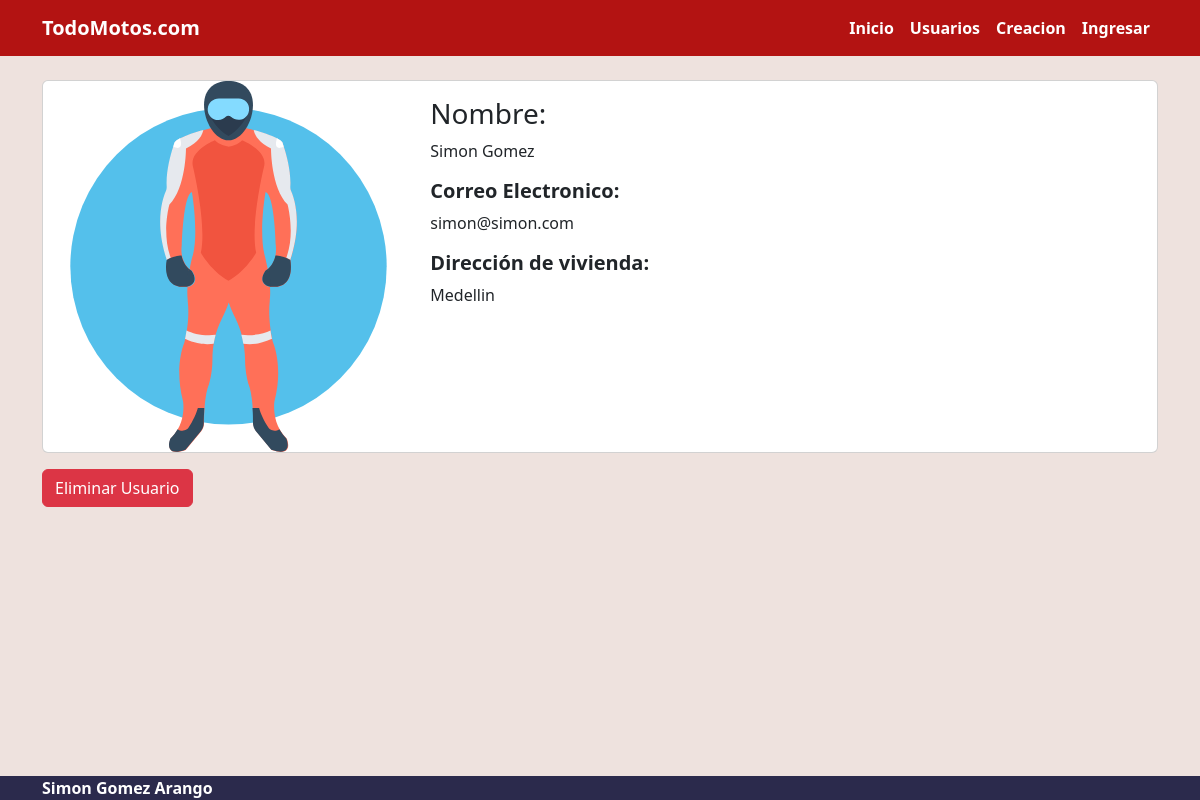
/list/5, run on the app's committed database.
### Customers/models.py (models this page shows, shortened)
class CustomerUser(AbstractUser):
    username = None
    email = models.EmailField( unique=True)
    address = models.CharField(max_length=100)
    USERNAME_FIELD = 'email'
    REQUIRED_FIELDS = [
        'address'
    ]

### Customers/views.py (the view, shortened to what this page needs)
# urls.py: path('list/<str:id>',CustomerView.as_view(),name='customer'),
class CustomerView(View):
    template_name = 'customer/customer.html'
    def get(self, request, id):
        viewData = {}
        try:
            customer_id = int(id)
            if customer_id < 1:
                raise ValueError("Product id must be 1 or greater")
            customer = get_object_or_404(CustomerUser, pk=customer_id)
        except:
            return redirect('home')
        viewData["customer"] = customer
        return render(request, self.template_name, viewData)

### Customers/templates/customer/customer.html (shortened to what this page needs)
{% extends 'base.html' %}
{% load static %}
{% block content %}
<div class="card mb-3">
    <div class="row g-0">
        <div class="col-md-4">
            <img src="{% static 'customers/icono.svg' %}"
                class="img-fluid rounded-start">
        </div>
        <div class="col-md-8">
            <div class="card-body">
                <h3 class="card-title">Nombre:</h3>
                <p class="fst-normal">{{customer.first_name}} {{customer.last_name}}</p>
                <h5 class="fw-bold">Correo Electronico: </h5>
                <p class="fst-normal">{{customer.email}}</p>
                <h5 class="fw-bold">Dirección de vivienda:</h5>
                <p class="fst-normal">{{customer.address}}</p>
            </div>
        </div>
    </div>
</div>
<form method="POST">
    <input type="submit" class="btn btn-danger" value="Eliminar Usuario" />
</form>
{% endblock %}

### Customers/static/customers/app.css (style rules this page uses)
body { background: #EEE2DE !important; }

### data on the page
CustomerUser: first_name "Simon", last_name "Gomez", email "simon@simon.com", address "Medellin"
